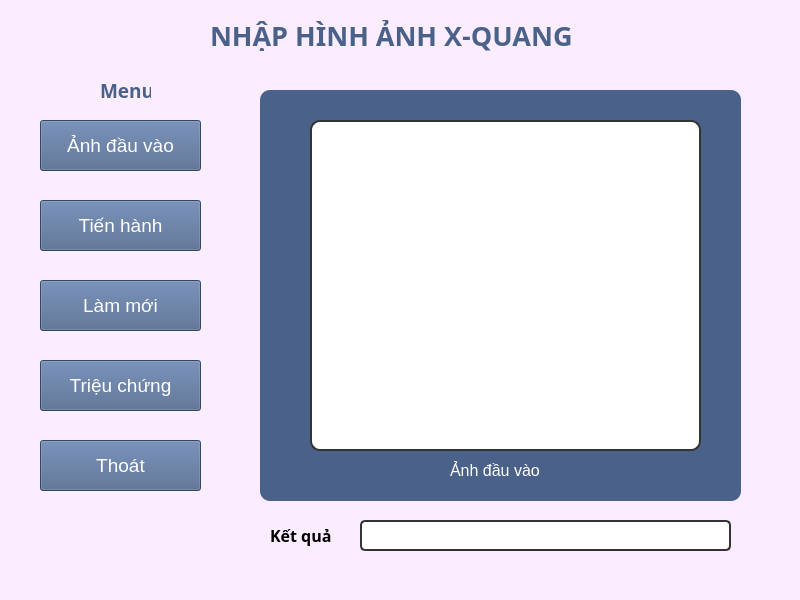
<?xml version="1.0" encoding="UTF-8"?>
<ui version="4.0">
 <class>MainWindow</class>
 <widget class="QMainWindow" name="MainWindow">
  <property name="geometry">
   <rect>
    <x>0</x>
    <y>0</y>
    <width>800</width>
    <height>600</height>
   </rect>
  </property>
  <property name="windowTitle">
   <string>MainWindow</string>
  </property>
  <property name="styleSheet">
   <string notr="true">background-color: rgb(251, 237, 255);</string>
  </property>
  <widget class="QWidget" name="centralwidget">
   <widget class="QLabel" name="titleLabel">
    <property name="geometry">
     <rect>
      <x>210</x>
      <y>20</y>
      <width>421</width>
      <height>31</height>
     </rect>
    </property>
    <property name="font">
     <font>
      <family>Bahnschrift SemiBold</family>
      <pointsize>20</pointsize>
      <weight>75</weight>
      <bold>true</bold>
     </font>
    </property>
    <property name="styleSheet">
     <string notr="true">color: rgb(74, 98, 138)

</string>
    </property>
    <property name="text">
     <string>NHẬP HÌNH ẢNH X-QUANG</string>
    </property>
    <property name="scaledContents">
     <bool>false</bool>
    </property>
    <property name="wordWrap">
     <bool>false</bool>
    </property>
    <property name="margin">
     <number>0</number>
    </property>
   </widget>
   <widget class="QPushButton" name="input_image_button">
    <property name="geometry">
     <rect>
      <x>40</x>
      <y>120</y>
      <width>161</width>
      <height>51</height>
     </rect>
    </property>
    <property name="font">
     <font>
      <pointsize>14</pointsize>
     </font>
    </property>
    <property name="styleSheet">
     <string notr="true">background-color:rgb(74, 98, 138);
color: rgb(255, 255, 255);</string>
    </property>
    <property name="text">
     <string>Ảnh đầu vào</string>
    </property>
   </widget>
   <widget class="QLabel" name="label">
    <property name="geometry">
     <rect>
      <x>100</x>
      <y>80</y>
      <width>51</width>
      <height>21</height>
     </rect>
    </property>
    <property name="font">
     <font>
      <family>Bahnschrift SemiBold</family>
      <pointsize>14</pointsize>
      <weight>75</weight>
      <bold>true</bold>
     </font>
    </property>
    <property name="styleSheet">
     <string notr="true">color: rgb(74, 98, 138)

</string>
    </property>
    <property name="text">
     <string>Menu</string>
    </property>
   </widget>
   <widget class="QPushButton" name="processing_button">
    <property name="geometry">
     <rect>
      <x>40</x>
      <y>200</y>
      <width>161</width>
      <height>51</height>
     </rect>
    </property>
    <property name="font">
     <font>
      <pointsize>14</pointsize>
     </font>
    </property>
    <property name="styleSheet">
     <string notr="true">background-color:rgb(74, 98, 138);
color: rgb(255, 255, 255);</string>
    </property>
    <property name="text">
     <string>Tiến hành</string>
    </property>
   </widget>
   <widget class="QPushButton" name="reset_button">
    <property name="geometry">
     <rect>
      <x>40</x>
      <y>280</y>
      <width>161</width>
      <height>51</height>
     </rect>
    </property>
    <property name="font">
     <font>
      <pointsize>14</pointsize>
     </font>
    </property>
    <property name="styleSheet">
     <string notr="true">background-color:rgb(74, 98, 138);
color: rgb(255, 255, 255);</string>
    </property>
    <property name="text">
     <string>Làm mới</string>
    </property>
   </widget>
   <widget class="QPushButton" name="exit_button">
    <property name="geometry">
     <rect>
      <x>40</x>
      <y>440</y>
      <width>161</width>
      <height>51</height>
     </rect>
    </property>
    <property name="font">
     <font>
      <pointsize>14</pointsize>
     </font>
    </property>
    <property name="styleSheet">
     <string notr="true">background-color:rgb(74, 98, 138);
color: rgb(255, 255, 255);</string>
    </property>
    <property name="text">
     <string>Thoát</string>
    </property>
   </widget>
   <widget class="QLabel" name="label_6">
    <property name="geometry">
     <rect>
      <x>270</x>
      <y>520</y>
      <width>91</width>
      <height>31</height>
     </rect>
    </property>
    <property name="font">
     <font>
      <family>Bahnschrift SemiBold</family>
      <pointsize>12</pointsize>
      <weight>75</weight>
      <bold>true</bold>
     </font>
    </property>
    <property name="text">
     <string>Kết quả</string>
    </property>
   </widget>
   <widget class="QGroupBox" name="groupBox">
    <property name="geometry">
     <rect>
      <x>260</x>
      <y>90</y>
      <width>481</width>
      <height>411</height>
     </rect>
    </property>
    <property name="font">
     <font>
      <pointsize>14</pointsize>
     </font>
    </property>
    <property name="styleSheet">
     <string notr="true">background-color: rgb(74, 98, 138);
border-radius: 10px

</string>
    </property>
    <property name="title">
     <string/>
    </property>
    <widget class="QLabel" name="label1">
     <property name="geometry">
      <rect>
       <x>190</x>
       <y>370</y>
       <width>91</width>
       <height>21</height>
      </rect>
     </property>
     <property name="font">
      <font>
       <pointsize>12</pointsize>
      </font>
     </property>
     <property name="styleSheet">
      <string notr="true">color: rgb(255, 255, 255);</string>
     </property>
     <property name="text">
      <string>Ảnh đầu vào</string>
     </property>
    </widget>
    <widget class="QLabel" name="input_image_label">
     <property name="geometry">
      <rect>
       <x>50</x>
       <y>30</y>
       <width>391</width>
       <height>331</height>
      </rect>
     </property>
     <property name="styleSheet">
      <string notr="true">border: 2px solid #333;
background-color: rgb(255, 255, 255);
border-radius: 10px;</string>
     </property>
     <property name="text">
      <string/>
     </property>
    </widget>
   </widget>
   <widget class="QLabel" name="result_label">
    <property name="geometry">
     <rect>
      <x>360</x>
      <y>520</y>
      <width>371</width>
      <height>31</height>
     </rect>
    </property>
    <property name="styleSheet">
     <string notr="true">border: 2px solid #333;
background-color: rgb(255, 255, 255);
border-radius: 5px;</string>
    </property>
    <property name="text">
     <string/>
    </property>
   </widget>
   <widget class="QPushButton" name="symptom_button">
    <property name="geometry">
     <rect>
      <x>40</x>
      <y>360</y>
      <width>161</width>
      <height>51</height>
     </rect>
    </property>
    <property name="font">
     <font>
      <pointsize>14</pointsize>
     </font>
    </property>
    <property name="styleSheet">
     <string notr="true">background-color:rgb(74, 98, 138);
color: rgb(255, 255, 255);</string>
    </property>
    <property name="text">
     <string>Triệu chứng</string>
    </property>
   </widget>
  </widget>
  <widget class="QMenuBar" name="menubar">
   <property name="geometry">
    <rect>
     <x>0</x>
     <y>0</y>
     <width>800</width>
     <height>21</height>
    </rect>
   </property>
  </widget>
  <widget class="QStatusBar" name="statusbar"/>
 </widget>
 <resources/>
 <connections/>
</ui>
